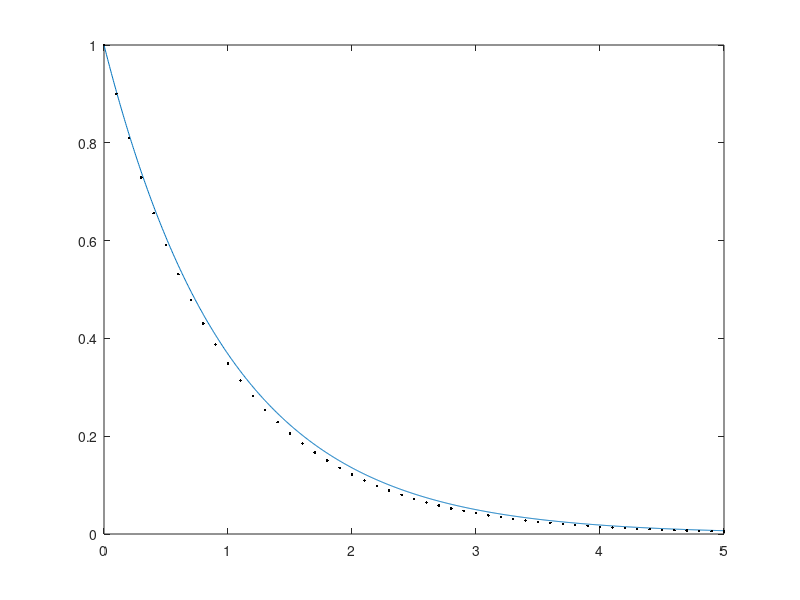

Write the MATLAB code that produced this figure.
%Approximate (simulate) an exponential function by integrating the derivative
%
%function to approximate y(t) = y0*exp(k*t)

%Simulation
dt = 0.1;
t_n = [0:dt:5];
k = -1;
y0 = 1;
index = 1;
y_n(index) = y0;
while(t_n(index)<max(t_n));
    dy(index) = k*y_n(index)*dt;
    y_n(index+1) = y_n(index)+dy(index);
    index = index + 1;
end

%Calculate true Exponential
t = linspace(0,5,1000);
y = y0*exp(k*t);

%Plot results
plot(t, y, t_n, y_n, '.k');